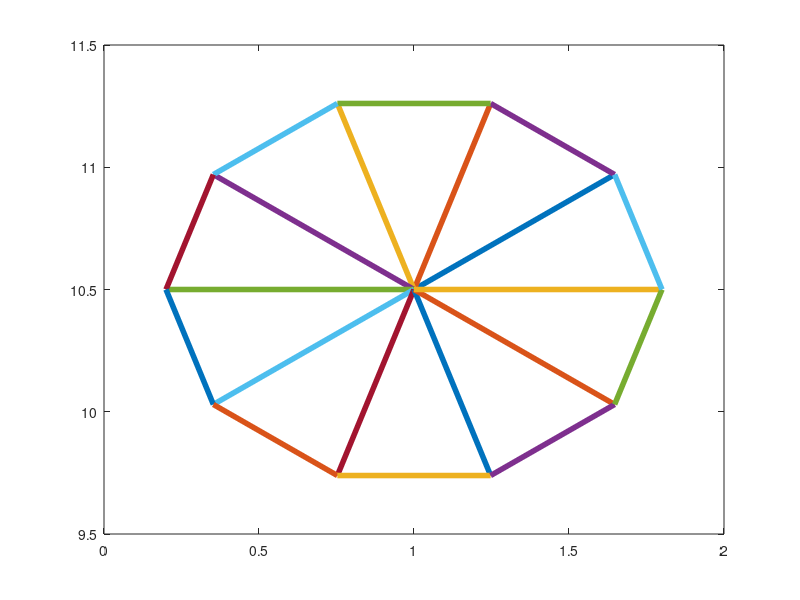

Reproduce this figure in MATLAB. (Note: this script raises an error after producing the figure.)
clear all; clc;
% building a bouncing ball
NDIM = 2;

% number of nodes around the circumference of the ball
%n = 30;
n = 10; 

% initialize arrays
num_nodes = n+1;
num_links = 2*n;
jj = zeros(num_links,1);
kk = zeros(num_links,1);
X = zeros(num_nodes, NDIM);
U = zeros(num_nodes, NDIM);

% set physical parameters
RB = 0.8; % radius of ball
center = [1, 10.5]; % initial location for ball center
M = 5e-7*ones(num_nodes,1); % mass of each node 
S = 10*ones(num_links,1); % spring constants
D = 0.0*0.001*ones(num_links,1); % dashpot constants
G = 50000; % magnitude of the gravitational force
Sg = 500000; % strength of the force exerted by the ground

% set numerical parameters
dt = 1e-4;
end_time = 1e0;
timevec = 0:dt:end_time;

% set positions of nodes around the circumference of the ball
for k = 1:n
    theta = 2*pi*k/n;
    X(k,:) = center + RB*[cos(theta), sin(theta)];
end
% set position of center
X(n+1,:) = center;

% naming index sets for the links
spokes = 1:n;
rimlinks = (n+1):2*n;

% build structure by creating links
jj(spokes) = 1:n;
kk(spokes) = n+1;
jj(rimlinks) = 1:n;
kk(rimlinks) = [2:n 1];

% plot initial structure
figure(1);
x = [X(jj,1) X(kk,1)];
y = [X(jj,2) X(kk,2)];
plot(x',y','linewidth',4)

% initialize rest length
DX = X(jj,:) - X(kk,:);
Rzero = sqrt(sum(DX.^2,2));

% make a gravitational force
F_gravity = zeros(num_nodes, NDIM);
F_gravity(:,1) = 0;
F_gravity(:,2) = -G; 

% here is the timestep loop
centroid_position = zeros(length(timevec), NDIM);
for t = 1:length(timevec)

    % this just displays the current simulation time in the matlab window
    disp(timevec(t));	

    % compute relevant quantities for equations of motion
    DX = X(jj,:) - X(kk,:);
    DU = U(jj,:) - U(kk,:);  
    R = sqrt(sum(DX.^2,2));
    T = S.*(R - Rzero) + (D./R).*sum(DX.*DU,2);
    TR = T./R;
    FF = [TR TR].*DX;

    F = zeros(num_nodes, NDIM);
    % compute forces on the nodes
    for l = 1:num_links
    	F(kk(l),:) = F(kk(l),:) + FF(l,:);
       	F(jj(l),:) = F(jj(l),:) - FF(l,:);	
    end

    % update the position and velocity for each node
    U = U + (dt*F./[M M]) + dt*F_gravity + dt*F_ground(X,Sg);
    X = X + dt*U;

    % store the position of centroid
    centroid_position(t,:) = X(n+1,:);

    % plot the current position of the ball
    figure(2);
    x = [X(jj,1) X(kk,1)];
    y = [X(jj,2) X(kk,2)];
    plot(x',y','linewidth',4)
    xlim([0 2])
    ylim([-3 12])
     axis equal
    pause(0.001)

    % stop simulation if it blows up.
    if(abs(X)> 1e16)
      break
    end

end

figure(3); hold on
plot(timevec, centroid_position,'linewidth',2)

% function which defines the force on the ground, existing on the plane X_2 = 0
function Fg = F_ground(X,Sg)
    Fg = zeros(size(X));
    Fg(:,2) = (X(:,2) < 0).*(-Sg*X(:,2));
end

